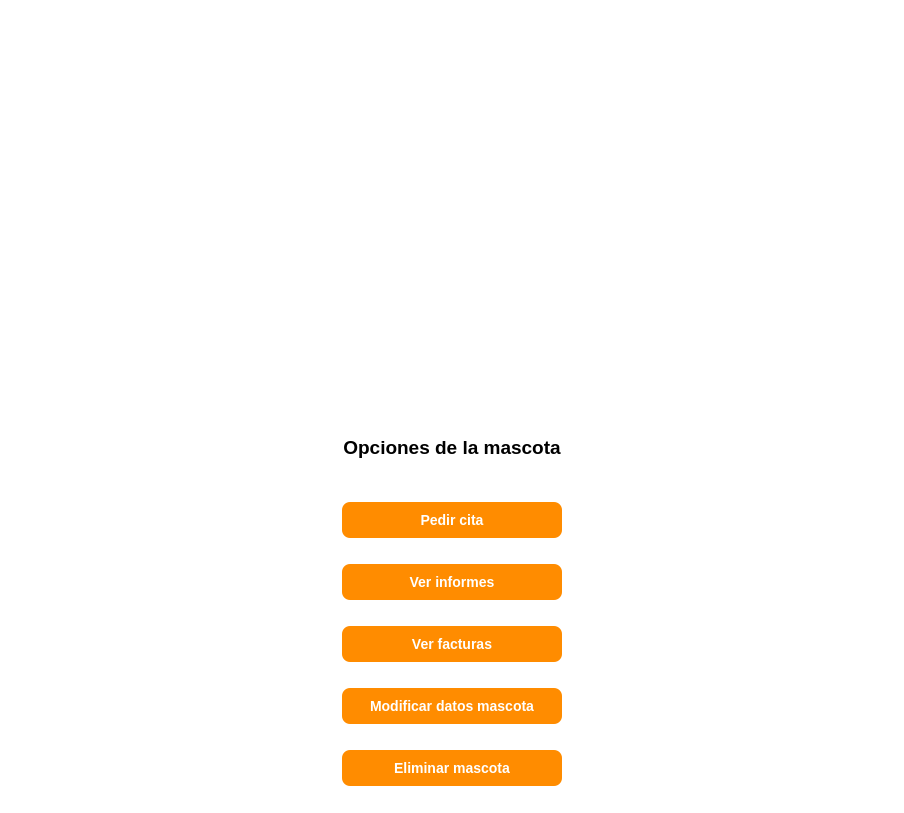
<?xml version="1.0" encoding="UTF-8"?>
<ui version="4.0">
 <class>MainWindow</class>
 <widget class="QMainWindow" name="MainWindow">
  <property name="geometry">
   <rect>
    <x>0</x>
    <y>0</y>
    <width>904</width>
    <height>813</height>
   </rect>
  </property>
  <property name="font">
   <font>
    <family>Arial</family>
    <italic>false</italic>
    <stylestrategy>PreferAntialias</stylestrategy>
   </font>
  </property>
  <property name="cursor">
   <cursorShape>ArrowCursor</cursorShape>
  </property>
  <property name="mouseTracking">
   <bool>false</bool>
  </property>
  <property name="windowTitle">
   <string>MainWindow</string>
  </property>
  <property name="autoFillBackground">
   <bool>false</bool>
  </property>
  <property name="styleSheet">
   <string notr="true">/* Pone el fondo de la ventana en blanco */
QMainWindow {
    background-color: #FFFFFF;
}

QWidget {
    background-color: white;
}


/* Estilo para las cajas de texto (DNI y Contraseña) */
QLineEdit {
    border: 2px solid #2980B9; /* Borde azul KiVet */
    border-radius: 5px;
    padding: 5px;
}</string>
  </property>
  <widget class="QWidget" name="centralwidget">
   <property name="styleSheet">
    <string notr="true"/>
   </property>
   <layout class="QHBoxLayout" name="horizontalLayout">
    <item>
     <spacer name="verticalSpacer_13">
      <property name="orientation">
       <enum>Qt::Vertical</enum>
      </property>
      <property name="sizeHint" stdset="0">
       <size>
        <width>20</width>
        <height>40</height>
       </size>
      </property>
     </spacer>
    </item>
    <item>
     <spacer name="verticalSpacer_17">
      <property name="orientation">
       <enum>Qt::Vertical</enum>
      </property>
      <property name="sizeHint" stdset="0">
       <size>
        <width>20</width>
        <height>40</height>
       </size>
      </property>
     </spacer>
    </item>
    <item>
     <spacer name="verticalSpacer_21">
      <property name="orientation">
       <enum>Qt::Vertical</enum>
      </property>
      <property name="sizeHint" stdset="0">
       <size>
        <width>20</width>
        <height>40</height>
       </size>
      </property>
     </spacer>
    </item>
    <item>
     <spacer name="horizontalSpacer_3">
      <property name="orientation">
       <enum>Qt::Horizontal</enum>
      </property>
      <property name="sizeHint" stdset="0">
       <size>
        <width>40</width>
        <height>20</height>
       </size>
      </property>
     </spacer>
    </item>
    <item>
     <widget class="QWidget" name="widget_5" native="true">
      <property name="styleSheet">
       <string notr="true"/>
      </property>
      <layout class="QVBoxLayout" name="verticalLayout_5">
       <item>
        <widget class="QWidget" name="widget_6" native="true">
         <property name="font">
          <font>
           <kerning>true</kerning>
          </font>
         </property>
         <property name="cursor">
          <cursorShape>ArrowCursor</cursorShape>
         </property>
         <property name="focusPolicy">
          <enum>Qt::NoFocus</enum>
         </property>
         <layout class="QHBoxLayout" name="horizontalLayout_2">
          <item>
           <widget class="QLabel" name="label_5">
            <property name="text">
             <string/>
            </property>
           </widget>
          </item>
          <item>
           <widget class="QLabel" name="label_6">
            <property name="text">
             <string/>
            </property>
           </widget>
          </item>
          <item>
           <spacer name="horizontalSpacer">
            <property name="orientation">
             <enum>Qt::Horizontal</enum>
            </property>
            <property name="sizeHint" stdset="0">
             <size>
              <width>40</width>
              <height>20</height>
             </size>
            </property>
           </spacer>
          </item>
          <item>
           <widget class="QLabel" name="label_8">
            <property name="text">
             <string/>
            </property>
           </widget>
          </item>
          <item>
           <widget class="QLabel" name="label_3">
            <property name="maximumSize">
             <size>
              <width>800</width>
              <height>1000</height>
             </size>
            </property>
            <property name="font">
             <font>
              <weight>50</weight>
              <bold>false</bold>
             </font>
            </property>
            <property name="layoutDirection">
             <enum>Qt::LeftToRight</enum>
            </property>
            <property name="text">
             <string/>
            </property>
            <property name="pixmap">
             <pixmap resource="../imagenes/recursos.qrc">:/imagenes/logoKiVet.jpg</pixmap>
            </property>
            <property name="scaledContents">
             <bool>true</bool>
            </property>
            <property name="alignment">
             <set>Qt::AlignCenter</set>
            </property>
            <property name="wordWrap">
             <bool>false</bool>
            </property>
            <property name="indent">
             <number>-1</number>
            </property>
            <property name="openExternalLinks">
             <bool>false</bool>
            </property>
           </widget>
          </item>
          <item>
           <spacer name="horizontalSpacer_2">
            <property name="orientation">
             <enum>Qt::Horizontal</enum>
            </property>
            <property name="sizeHint" stdset="0">
             <size>
              <width>40</width>
              <height>20</height>
             </size>
            </property>
           </spacer>
          </item>
          <item>
           <widget class="QLabel" name="label_9">
            <property name="text">
             <string/>
            </property>
           </widget>
          </item>
          <item>
           <widget class="QLabel" name="label_7">
            <property name="text">
             <string/>
            </property>
           </widget>
          </item>
          <item>
           <widget class="QLabel" name="label_4">
            <property name="text">
             <string/>
            </property>
           </widget>
          </item>
         </layout>
        </widget>
       </item>
       <item>
        <widget class="QWidget" name="widget_7" native="true">
         <property name="styleSheet">
          <string notr="true">/* Le da el color naranja corporativo al botón principal */
QPushButton#btnVerInformes {
    background-color: #FF8C00;
    color: white;
    border-radius: 8px; /* Redondea los bordes */
    padding: 10px;
    font-weight: bold;
    font-size: 14px;
}

/* Efecto para cuando el usuario pase el dedo/ratón por encima */
QPushButton#btnVerInformes:hover {
    background-color: #E67E22;
}</string>
         </property>
         <layout class="QVBoxLayout" name="verticalLayout_2">
          <item>
           <widget class="QLabel" name="label">
            <property name="font">
             <font>
              <pointsize>14</pointsize>
              <weight>75</weight>
              <bold>true</bold>
             </font>
            </property>
            <property name="text">
             <string>Opciones de la mascota</string>
            </property>
            <property name="alignment">
             <set>Qt::AlignCenter</set>
            </property>
           </widget>
          </item>
          <item>
           <spacer name="horizontalSpacer_7">
            <property name="orientation">
             <enum>Qt::Horizontal</enum>
            </property>
            <property name="sizeHint" stdset="0">
             <size>
              <width>40</width>
              <height>20</height>
             </size>
            </property>
           </spacer>
          </item>
          <item>
           <widget class="QPushButton" name="btnPedirCita">
            <property name="styleSheet">
             <string notr="true">/* Le da el color naranja corporativo al botón principal */
QPushButton#btnPedirCita {
    background-color: #FF8C00;
    color: white;
    border-radius: 8px; /* Redondea los bordes */
    padding: 10px;
    font-weight: bold;
    font-size: 14px;
}

/* Efecto para cuando el usuario pase el dedo/ratón por encima */
QPushButton#btnPedirCita:hover {
    background-color: #E67E22;
}</string>
            </property>
            <property name="text">
             <string>Pedir cita</string>
            </property>
           </widget>
          </item>
          <item>
           <spacer name="horizontalSpacer_4">
            <property name="orientation">
             <enum>Qt::Horizontal</enum>
            </property>
            <property name="sizeHint" stdset="0">
             <size>
              <width>40</width>
              <height>20</height>
             </size>
            </property>
           </spacer>
          </item>
          <item>
           <widget class="QPushButton" name="btnVerInformes">
            <property name="text">
             <string>Ver informes</string>
            </property>
           </widget>
          </item>
          <item>
           <spacer name="horizontalSpacer_8">
            <property name="orientation">
             <enum>Qt::Horizontal</enum>
            </property>
            <property name="sizeHint" stdset="0">
             <size>
              <width>40</width>
              <height>20</height>
             </size>
            </property>
           </spacer>
          </item>
          <item>
           <widget class="QPushButton" name="btnVerFacturas">
            <property name="styleSheet">
             <string notr="true">/* Le da el color naranja corporativo al botón principal */
QPushButton#btnVerFacturas {
    background-color: #FF8C00;
    color: white;
    border-radius: 8px; /* Redondea los bordes */
    padding: 10px;
    font-weight: bold;
    font-size: 14px;
}

/* Efecto para cuando el usuario pase el dedo/ratón por encima */
QPushButton#btnVerFacturas:hover {
    background-color: #E67E22;
}</string>
            </property>
            <property name="text">
             <string>Ver facturas</string>
            </property>
           </widget>
          </item>
          <item>
           <spacer name="horizontalSpacer_5">
            <property name="orientation">
             <enum>Qt::Horizontal</enum>
            </property>
            <property name="sizeHint" stdset="0">
             <size>
              <width>40</width>
              <height>20</height>
             </size>
            </property>
           </spacer>
          </item>
          <item>
           <widget class="QPushButton" name="btnModificar">
            <property name="styleSheet">
             <string notr="true">/* Le da el color naranja corporativo al botón principal */
QPushButton#btnModificar {
    background-color: #FF8C00;
    color: white;
    border-radius: 8px; /* Redondea los bordes */
    padding: 10px;
    font-weight: bold;
    font-size: 14px;
}

/* Efecto para cuando el usuario pase el dedo/ratón por encima */
QPushButton#btnModificar:hover {
    background-color: #E67E22;
}</string>
            </property>
            <property name="text">
             <string>Modificar datos mascota</string>
            </property>
           </widget>
          </item>
          <item>
           <spacer name="horizontalSpacer_9">
            <property name="orientation">
             <enum>Qt::Horizontal</enum>
            </property>
            <property name="sizeHint" stdset="0">
             <size>
              <width>40</width>
              <height>20</height>
             </size>
            </property>
           </spacer>
          </item>
          <item>
           <widget class="QPushButton" name="btnEliminar">
            <property name="styleSheet">
             <string notr="true">/* Le da el color naranja corporativo al botón principal */
QPushButton#btnEliminar {
    background-color: #FF8C00;
    color: white;
    border-radius: 8px; /* Redondea los bordes */
    padding: 10px;
    font-weight: bold;
    font-size: 14px;
}

/* Efecto para cuando el usuario pase el dedo/ratón por encima */
QPushButton#btnEliminar:hover {
    background-color: #E67E22;
}</string>
            </property>
            <property name="text">
             <string>Eliminar mascota</string>
            </property>
           </widget>
          </item>
         </layout>
        </widget>
       </item>
      </layout>
     </widget>
    </item>
    <item>
     <spacer name="horizontalSpacer_6">
      <property name="orientation">
       <enum>Qt::Horizontal</enum>
      </property>
      <property name="sizeHint" stdset="0">
       <size>
        <width>40</width>
        <height>20</height>
       </size>
      </property>
     </spacer>
    </item>
    <item>
     <spacer name="verticalSpacer_22">
      <property name="orientation">
       <enum>Qt::Vertical</enum>
      </property>
      <property name="sizeHint" stdset="0">
       <size>
        <width>20</width>
        <height>40</height>
       </size>
      </property>
     </spacer>
    </item>
    <item>
     <spacer name="verticalSpacer_14">
      <property name="orientation">
       <enum>Qt::Vertical</enum>
      </property>
      <property name="sizeHint" stdset="0">
       <size>
        <width>20</width>
        <height>40</height>
       </size>
      </property>
     </spacer>
    </item>
    <item>
     <spacer name="verticalSpacer_18">
      <property name="orientation">
       <enum>Qt::Vertical</enum>
      </property>
      <property name="sizeHint" stdset="0">
       <size>
        <width>20</width>
        <height>40</height>
       </size>
      </property>
     </spacer>
    </item>
   </layout>
  </widget>
 </widget>
 <resources>
  <include location="../imagenes/recursos.qrc"/>
 </resources>
 <connections/>
</ui>
